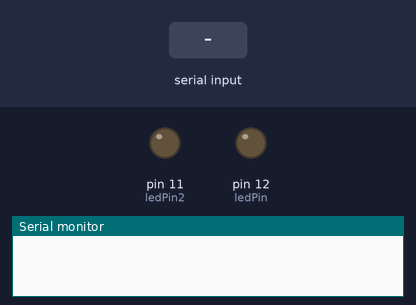
Bench run of a sketch on a simulated Arduino Uno, built with avr-gcc and run on an emulated ATmega328P. Shown: output pins drawn as LEDs (lit = HIGH), the last lines printed to the serial monitor. The inputs (shaded band) are chosen by the test bench.

Above: at 1.2 s.
1.3 s: "1" received over Serial
At 1.8 s:
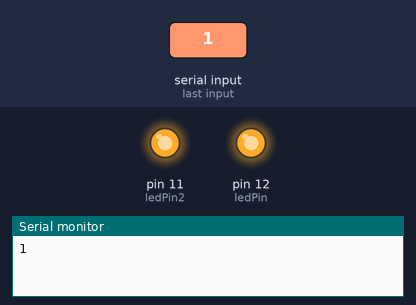
2.8 s: "2" received over Serial
At 4.0 s:
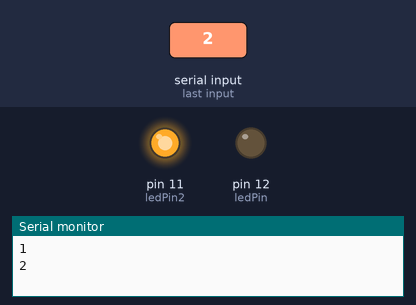
4.3 s: "0" received over Serial
At 5.3 s:
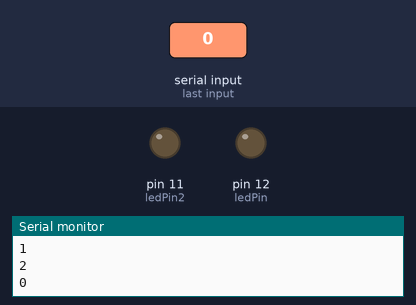
Timing chart, 0 to 7.3 s (numbered marks = the images above; inputs shaded):
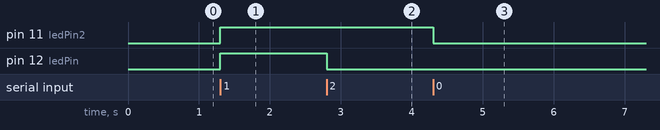

Measured:
- after the input at 1.3 s, pin 11 (ledPin2), pin 12 (ledPin): LOW → HIGH at once
- after the input at 2.8 s, pin 12 (ledPin): HIGH → LOW at once
- after the input at 4.3 s, pin 11 (ledPin2): HIGH → LOW at once

The sketch:

hands_up_arduino.ino
```cpp
// Read data from the serial and turn ON or OFF a light depending on the value

char val; // Data received from the serial port
int ledPin = 12; // Set the pin to digital I/O 4
int ledPin2 = 11;

void setup() {
  pinMode(ledPin, OUTPUT); // Set pin as OUTPUT
  pinMode(ledPin2, OUTPUT);
  Serial.begin(9600); // Start serial communication at 9600 bps
}

void loop() {
  if (Serial.available()) { // If data is available to read,
    val = Serial.read(); // read it and store it in val
    Serial.write(val);
    Serial.println();
  }

  if (val == '1') { // If H was received
    digitalWrite(ledPin, HIGH); // turn the LED on
    digitalWrite(ledPin2, HIGH); // turn the LED on
  }
  if (val == '2') {
    digitalWrite(ledPin, LOW); // Otherwise turn it OFF
  }
  if (val == '0') {
    digitalWrite(ledPin2, LOW); // Otherwise turn it OFF
  }
//  delay(100); // Wait 100 milliseconds for next reading
}
```
